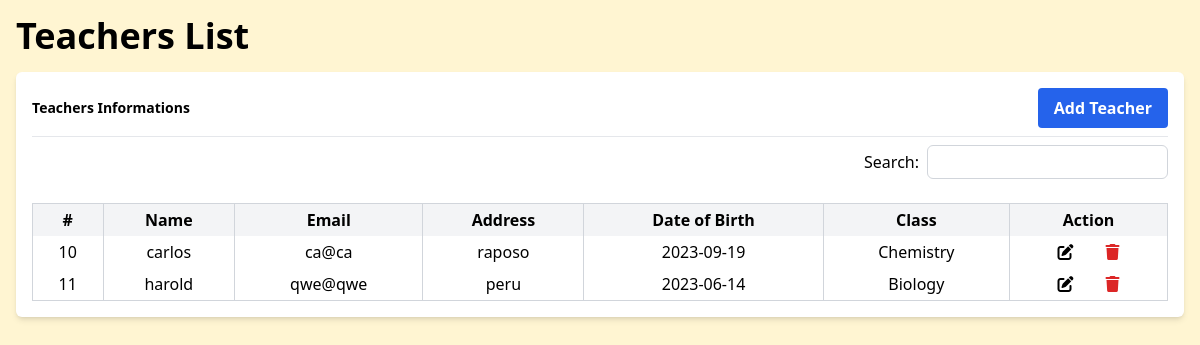
The app's page /src/users/adm/teachers.php, older data.
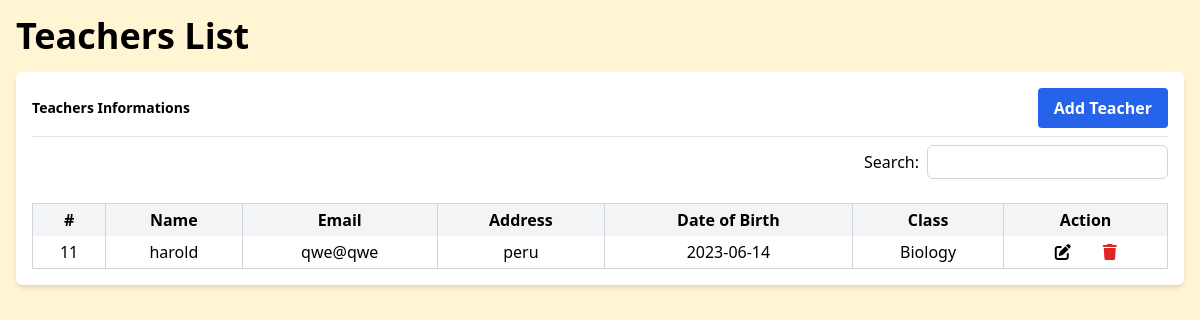
The same page, newer data.
### tables this page shows
CREATE TABLE IF NOT EXISTS `teacher` (
  `id` int NOT NULL AUTO_INCREMENT,
  `name` varchar(255) NOT NULL,
  `email` varchar(255) NOT NULL,
  `psswrd` varchar(255) NOT NULL,
  `address` varchar(255) DEFAULT NULL,
  `dbirth` date DEFAULT NULL,
  `dclass` varchar(255) NOT NULL,
  PRIMARY KEY (`id`),
  UNIQUE KEY `email` (`email`)
);

CREATE TABLE IF NOT EXISTS `class` (
  `id` int NOT NULL AUTO_INCREMENT,
  `subject` varchar(255) DEFAULT NULL,
  PRIMARY KEY (`id`)
);

### src/users/adm/teachers.php (the view, shortened to what this page needs)
<?php
require '../../../handle_db/connection.php';
$query = "SELECT teacher.id, teacher.name, teacher.email, teacher.address, teacher.dbirth, class.subject as dclass FROM teacher JOIN class ON teacher.dclass = class.id";
$result = $mysqli->query($query);
?>
<!DOCTYPE html>
<html lang="en">
<head>
    <link href="/dist/output.css" rel="stylesheet">
</head>
<body class="p-4 bg-[#FFF5D2]">
    <h1 class="mb-4 text-4xl font-semibold">Teachers List</h1>
    <div class="p-4 mb-4 bg-white rounded-md shadow-md">
        <div class="flex items-center justify-between pb-2 mb-2 border-b border-gray-200">
            <p class="text-sm font-semibold">Teachers Informations</p>
            <a href="teacher_add.php" class="px-4 py-2 font-bold text-white bg-blue-600 rounded hover:bg-blue-800">Add Teacher</a>
        </div>
        <div class="flex items-center justify-end">
            <label for="search" class="mr-2">Search:</label>
            <input type="text" id="search" class="p-1 border border-gray-300 rounded-md focus:border-blue-500 focus:outline-none">
        </div>
        <br>
        <table id="search-table" class="w-full border border-gray-300 rounded-md">
            <thead class="bg-gray-100">
                <tr>
                    <th class="px-2 py-1 border-r border-gray-300">#</th>
                    <th class="px-2 py-1 border-r border-gray-300">Name</th>
                    <th class="px-2 py-1 border-r border-gray-300">Email</th>
                    <th class="px-2 py-1 border-r border-gray-300">Address</th>
                    <th class="px-2 py-1 border-r border-gray-300">Date of Birth</th>
                    <th class="px-2 py-1 border-r border-gray-300">Class</th>
                    <th class="px-2 py-1">Action</th>
                </tr>
            </thead>
            <tbody>
                <?php
                while ($row = $result->fetch_assoc()) {
                    echo "<tr class='text-center'>";
                    echo "<td class='px-2 py-1 border-r border-gray-300'>" . $row['id'] . "</td>";
                    echo "<td class='px-2 py-1 border-r border-gray-300'>" . $row['name'] . "</td>";
                    echo "<td class='px-2 py-1 border-r border-gray-300'>" . $row['email'] . "</td>";
                    echo "<td class='px-2 py-1 border-r border-gray-300'>" . $row['address'] . "</td>";
                    echo "<td class='px-2 py-1 border-r border-gray-300'>" . $row['dbirth'] . "</td>";
                    echo "<td class='px-2 py-1 border-r border-gray-300'>" . $row['dclass'] . "</td>";
                    echo "<td class='px-2 py-1 text-center'>";
                    echo "<a href='teacher_edit.php?teacher_id=" . $row['id'] . "'><i class='pr-8 fas fa-edit'></i></a>";
                    echo "<a href='/handle_db/delete_db.php?email=" . $row['email'] . "&permission=teacher'><i class='text-red-600 fas fa-trash'></i></a>";
                    echo "</td>";
                    echo "</tr>";
                }
                ?>
            </tbody>
        </table>
    </div>
</body>
</html>

Row changes from the older to the newer data that the page shows:
removed teacher: id "10", name "carlos", email "ca@ca", address "raposo", dbirth "2023-09-19", class.subject "Chemistry"
